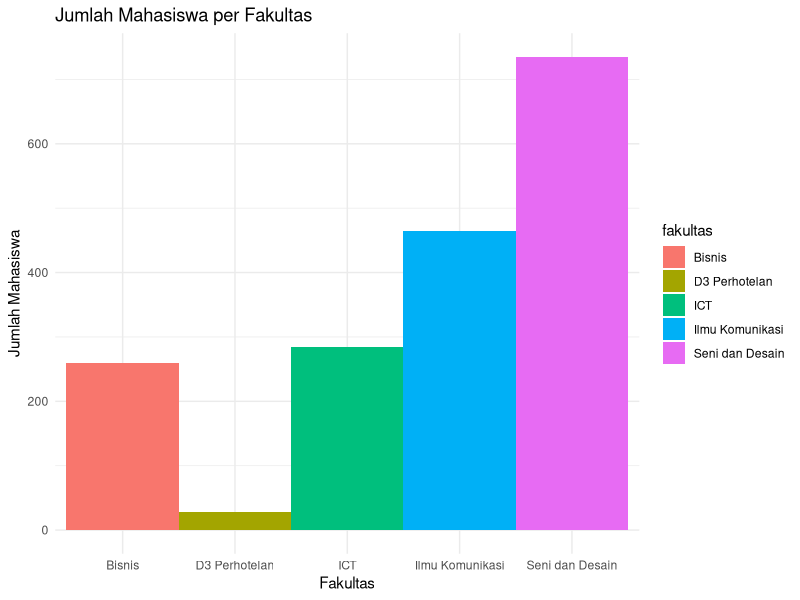

Here is the R script that generated this plot:
fakultas <- c("Bisnis", "D3 Perhotelan", "ICT", "Ilmu Komunikasi", "Seni dan Desain")
jumlah_mahasiswa <- c(260, 28, 284, 465, 735)
akreditasi <- c("A", "A", "B", "A", "A")

info_mahasiswa <- data.frame(fakultas, jumlah_mahasiswa, akreditasi)
print(info_mahasiswa)

library(ggplot2)
gambar <- ggplot(info_mahasiswa, aes(x=fakultas, y=jumlah_mahasiswa, fill=fakultas)) +
  geom_bar(width=1, stat="identity") +
  labs(title="Jumlah Mahasiswa per Fakultas",
       x="Fakultas",
       y="Jumlah Mahasiswa") +
  theme_minimal()

print(gambar)
